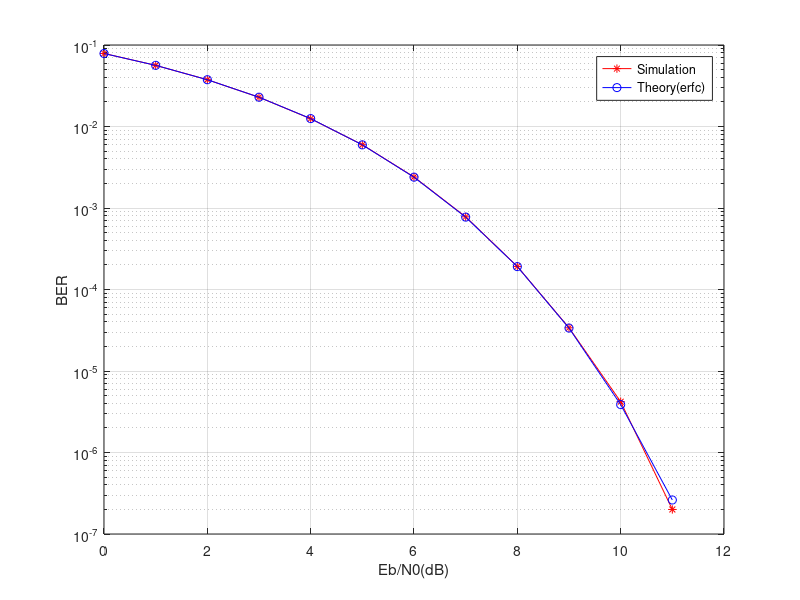

Here is the MATLAB script that generated this plot:
clc;

close all;

N=10000000;

msg=randi([0,1],1,N);%choose 0 or 1 from range 1 to N

polarMsg=zeros(1,N);

%BPSK MAPPING

for i=1:N

    if msg(i)==0

        polarMsg(i)=-1;

    else

        polarMsg(i)=1;

    end 

end

ber_sim=[];

ber_theory_erfc=[];

for EbN0dB=0:1:11;

    EbN0=10^(EbN0dB/10);%use to convert in dB

    sigma=sqrt(1/(2*EbN0));%noise power

    r=polarMsg+sigma.*randn(1,N);%r is recieved bits %randn is a matrix of 1XN

    m_cap=(r>0);%recived bits should not be empty 

    noe=sum(msg~=m_cap); %noe=number of errror % compare by doing Or transmitted bit and received bits

    ber_siml=double(noe/N);%double precision store 32 bits

    ber_sim=[ber_sim ber_siml];%allocate ber_siml value to ber_sim

    %theoritical

    ber_th_er=0.5*erfc(sqrt(EbN0));

    ber_theory_erfc=[ber_theory_erfc ber_th_er];

end

EbN0dB=0:1:11;

semilogy(EbN0dB,ber_sim,'-r*',EbN0dB,ber_theory_erfc,'-bo')%first ->x %second ->y %third->color  %k->is for color black

xlabel('Eb/N0(dB)');

ylabel('BER');

legend('Simulation','Theory(erfc)') %by default first one will take 'simulation' and vice versa

grid on;
